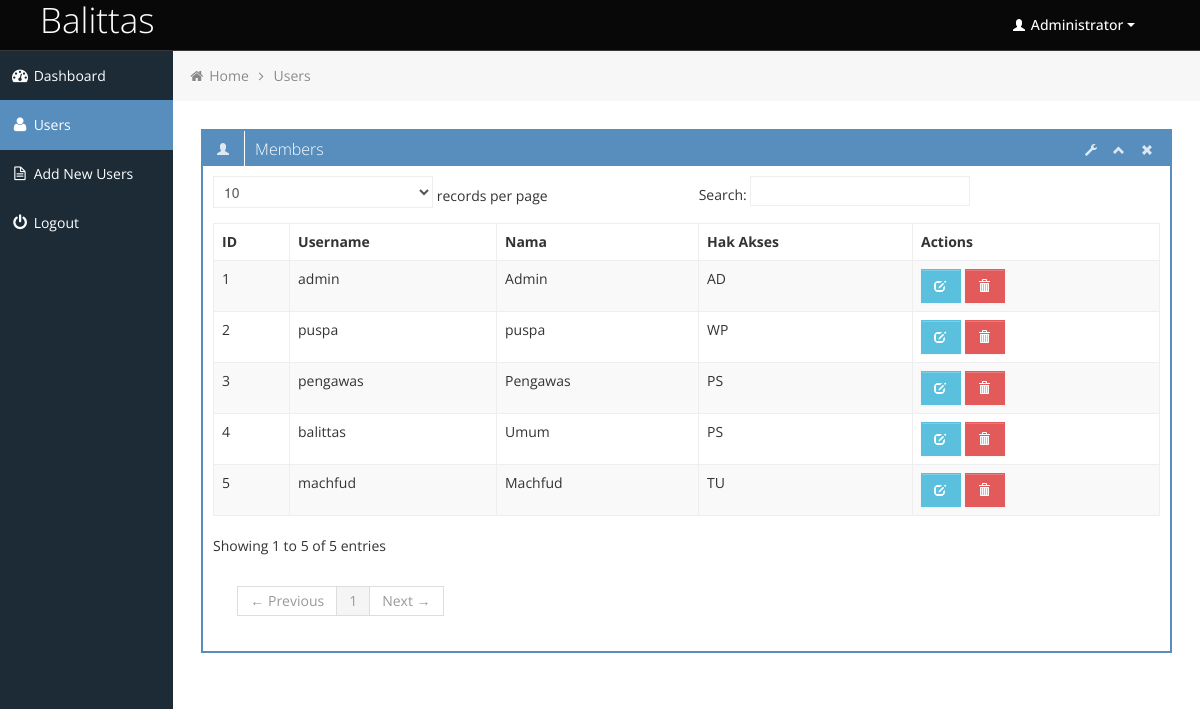
The app's page /admin/users.php (signed in) with its own data.
### tables this page shows
CREATE TABLE `user` (
  `id` int(11) NOT NULL,
  `username` varchar(32) NOT NULL,
  `password` varchar(64) NOT NULL,
  `nama` varchar(20) NOT NULL,
  `id_hak_akses` varchar(2) NOT NULL
);

### admin/users.php (the view, shortened to what this page needs)
<div class="row-fluid sortable">
	<div class="box span12">
		<div class="box-header" data-original-title>
			<h2><i class="halflings-icon white user"></i><span class="break"></span>Members</h2>
			<div class="box-icon">
				<a href="#" class="btn-setting"><i class="halflings-icon white wrench"></i></a>
				<a href="#" class="btn-minimize"><i class="halflings-icon white chevron-up"></i></a>
				<a href="#" class="btn-close"><i class="halflings-icon white remove"></i></a>
			</div>
		</div>
		<div class="box-content">
			<table class="table table-striped table-bordered bootstrap-datatable datatable">
			  <thead>
				  <tr>
					  <th>ID</th>
					  <th>Username</th>
					  <th>Nama</th>
					  <th>Hak Akses</th>
					  <th>Actions</th>
				  </tr>
			  </thead>
			  <tbody>
				<?php
					include("../koneksi.php");
					$sql = "SELECT * FROM user ORDER BY id";
					$data = mysqli_query($koneksi, $sql);
					foreach ($data as $row)
				{ ?>
				<tr>
					<td><?php echo $row['id']; ?></td>
					<td><?php echo $row['username']; ?></td>
					<td><?php echo $row['nama']; ?></td>
					<td><?php echo $row['id_hak_akses']; ?></td>
					<td class="center">
						<a class="btn btn-info" href="edit_data.php?uID=<?php echo $row['id']; ?>">
							<i class="halflings-icon white edit"></i>
						</a>
						<a class="btn btn-danger" onclick="return confirmDel()" href="delete_data.php?delID=<?php echo $row['id'];?>">
							<i class="halflings-icon white trash"></i>
						</a>
					</td>
				</tr>
				<?php
				   }
				?>
			  </tbody>
		  </table>
		</div>
	</div>
</div>

### admin/css/style.css (style rules this page uses)
body { background: #F5F5F5; color: #333; border: none; font-family: 'Open Sans', sans-serif; font-weight: 400; }
a { color: #646464; }
h2 { font-size: 16px; line-height: 16px; }
.box { border: 2px solid #578EBE; background: #fff !important; margin-bottom: 28px; }
.box-header { height: 16px; font-size: 16px; line-height: 16px; padding: 10px; background: #578EBE; -webkit-box-shadow: none; -moz-box-shadow: none; box-shadow: none; overflow: hidden; }
.box-header h2 { float:left; margin-top: 0px; font-weight: 300; }
.box-header .box-icon, .box-header h2 { color:#fff; }
.box-header h2 i { margin: 0px 3px 0px 4px; opacity: .8; filter: alpha(opacity=80); -ms-filter:"progid:DXImageTransform.Microsoft.Alpha(Opacity=80)"; }
.box-header .box-icon { float:right; margin-top: 1px; }
.box-header .box-icon i { -webkit-transition: all 0.1s ease-in-out; -moz-transition: all 0.1s ease-in-out; -o-transition: all 0.1s ease-in-out; -ms-transition: all 0.1s ease-in-out; transition: all 0.1s ease-in-out; opacity: .8; filter: alpha(opacity=80); -ms-filter:"progid:DXImageTransform.Microsoft.Alpha(Opacity=80)"; }
.box-header .box-icon a { margin: 0px 5px; }
.box-content { position: relative; z-index: 50; margin-top: -1px; padding: 10px; background: #fff !important; }
.btn { display: inline-block; padding: 6px 12px; margin-bottom: 0; font-size: 14px; font-weight: 500; line-height: 20px; text-align: center; white-space: nowrap; vertical-align: middle; cursor: pointer; border: 1px solid #a7a9aa; -webkit-border-radius: 0px !important; border-radius: 0px !important; }
.btn i { margin-top: 2px; }
.btn { color: #ffffff; background-color: #a7a9aa; border-color: #a7a9aa; background-image: none; filter: none; text-shadow: none; }
.btn-danger { background-color: #E25A59; border-color: #E25A59; }
.btn-info { background-color: #5bc0de; border-color: #5bc0de; }
.table th, .table td { border-top: 1px solid #eee; }
.table-bordered { border-color: #eee; -webkit-border-radius: 0px !important; -moz-border-radius: 0px !important; border-radius: 0px !important; }
.table-bordered th, .table-bordered td { border-left: 1px solid #eee; }
.table-bordered thead:first-child tr:first-child > th:first-child, .table-bordered tbody:first-child tr:first-child > td:first-child, .table-bordered tbody:first-child tr:first-child > th:first-child { -webkit-border-radius: 0px !important; -moz-border-radius: 0px !important; border-radius: 0px !important; }
.table-bordered thead:first-child tr:first-child > th:last-child, .table-bordered tbody:first-child tr:first-child > td:last-child, .table-bordered tbody:first-child tr:first-child > th:last-child { -webkit-border-radius: 0px !important; -moz-border-radius: 0px !important; border-radius: 0px !important; }
.table-bordered thead:last-child tr:last-child > th:first-child, .table-bordered tbody:last-child tr:last-child > td:first-child, .table-bordered tbody:last-child tr:last-child > th:first-child, .table-bordered tfoot:last-child tr:last-child > td:first-child, .table-bordered tfoot:last-child tr:last-child > th:first-child { -webkit-border-radius: 0px !important; -moz-border-radius: 0px !important; border-radius: 0px !important; }
.table-bordered thead:last-child tr:last-child > th:last-child, .table-bordered tbody:last-child tr:last-child > td:last-child, .table-bordered tbody:last-child tr:last-child > th:last-child, .table-bordered tfoot:last-child tr:last-child > td:last-child, .table-bordered tfoot:last-child tr:last-child > th:last-child { -webkit-border-radius: 0px !important; -moz-border-radius: 0px !important; border-radius: 0px !important; }

### admin/css/halflings.css (style rules this page uses)
html, html .halflings { -webkit-font-smoothing: antialiased !important; }
.halflings-icon { display: inline-block; width: 14px; height: 14px; line-height: 14px; vertical-align: text-top; background-image: url(../img/glyphicons_halflings.svg); background-position: 0 0; background-repeat: no-repeat; vertical-align: top; *display: inline; *zoom: 1; *margin-right: .3em; }
.halflings-icon.white { background-image: url(../img/glyphicons_halflings-white.svg); }
.halflings-icon.user { background-position: -168px 0; }
.halflings-icon.remove { background-position: -312px 0; }
.halflings-icon.trash { background-position: -456px 0; }
.halflings-icon.edit { background-position: -96px -72px; }
.halflings-icon.chevron-up { background-position: -288px -120px; }
.halflings-icon.wrench { background-position: -360px -144px; }

### records on screen
user: id "1", username "admin", nama "Admin", id_hak_akses "AD"
user: id "2", username "puspa", nama "puspa", id_hak_akses "WP"
user: id "3", username "pengawas", nama "Pengawas", id_hak_akses "PS"
user: id "4", username "balittas", nama "Umum", id_hak_akses "PS"
user: id "5", username "machfud", nama "Machfud", id_hak_akses "TU"
